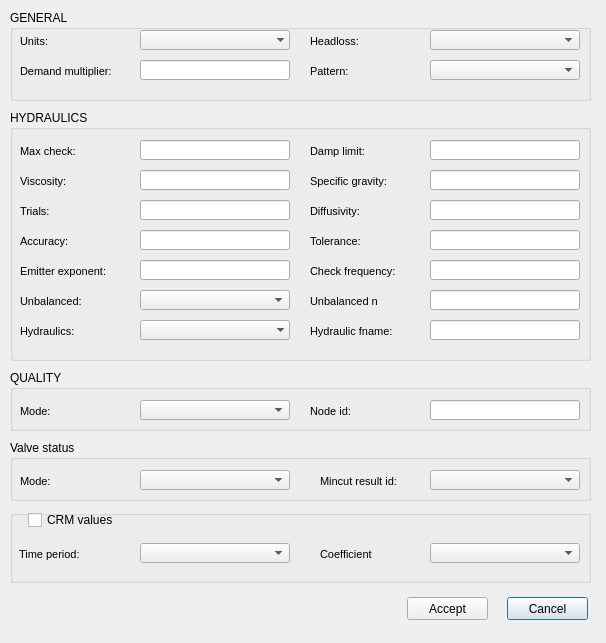
<?xml version="1.0" encoding="UTF-8"?>
<ui version="4.0">
 <class>ws_options</class>
 <widget class="QDialog" name="ws_options">
  <property name="geometry">
   <rect>
    <x>0</x>
    <y>0</y>
    <width>606</width>
    <height>643</height>
   </rect>
  </property>
  <property name="windowTitle">
   <string>Options</string>
  </property>
  <widget class="QPushButton" name="btn_cancel">
   <property name="geometry">
    <rect>
     <x>507</x>
     <y>597</y>
     <width>81</width>
     <height>23</height>
    </rect>
   </property>
   <property name="text">
    <string>Cancel</string>
   </property>
  </widget>
  <widget class="QPushButton" name="btn_accept">
   <property name="geometry">
    <rect>
     <x>407</x>
     <y>597</y>
     <width>81</width>
     <height>23</height>
    </rect>
   </property>
   <property name="text">
    <string>Accept</string>
   </property>
  </widget>
  <widget class="QGroupBox" name="groupBox">
   <property name="geometry">
    <rect>
     <x>10</x>
     <y>10</y>
     <width>581</width>
     <height>91</height>
    </rect>
   </property>
   <property name="title">
    <string>GENERAL</string>
   </property>
   <widget class="QLabel" name="label_demand_multiplier">
    <property name="geometry">
     <rect>
      <x>10</x>
      <y>50</y>
      <width>121</width>
      <height>22</height>
     </rect>
    </property>
    <property name="font">
     <font>
      <pointsize>8</pointsize>
      <italic>false</italic>
     </font>
    </property>
    <property name="frameShape">
     <enum>QFrame::NoFrame</enum>
    </property>
    <property name="frameShadow">
     <enum>QFrame::Plain</enum>
    </property>
    <property name="text">
     <string>Demand multiplier:</string>
    </property>
    <property name="textFormat">
     <enum>Qt::AutoText</enum>
    </property>
    <property name="scaledContents">
     <bool>false</bool>
    </property>
    <property name="alignment">
     <set>Qt::AlignLeading|Qt::AlignLeft|Qt::AlignVCenter</set>
    </property>
    <property name="margin">
     <number>3</number>
    </property>
   </widget>
   <widget class="QComboBox" name="units">
    <property name="geometry">
     <rect>
      <x>130</x>
      <y>20</y>
      <width>150</width>
      <height>20</height>
     </rect>
    </property>
    <property name="autoFillBackground">
     <bool>true</bool>
    </property>
    <property name="maxVisibleItems">
     <number>8</number>
    </property>
    <property name="frame">
     <bool>false</bool>
    </property>
   </widget>
   <widget class="QLabel" name="label_pattern">
    <property name="geometry">
     <rect>
      <x>300</x>
      <y>50</y>
      <width>81</width>
      <height>22</height>
     </rect>
    </property>
    <property name="font">
     <font>
      <pointsize>8</pointsize>
      <italic>false</italic>
     </font>
    </property>
    <property name="frameShape">
     <enum>QFrame::NoFrame</enum>
    </property>
    <property name="frameShadow">
     <enum>QFrame::Plain</enum>
    </property>
    <property name="text">
     <string>Pattern:</string>
    </property>
    <property name="textFormat">
     <enum>Qt::AutoText</enum>
    </property>
    <property name="scaledContents">
     <bool>false</bool>
    </property>
    <property name="alignment">
     <set>Qt::AlignLeading|Qt::AlignLeft|Qt::AlignVCenter</set>
    </property>
    <property name="margin">
     <number>3</number>
    </property>
   </widget>
   <widget class="QLabel" name="label_headloss">
    <property name="geometry">
     <rect>
      <x>300</x>
      <y>20</y>
      <width>71</width>
      <height>22</height>
     </rect>
    </property>
    <property name="font">
     <font>
      <pointsize>8</pointsize>
      <italic>false</italic>
     </font>
    </property>
    <property name="frameShape">
     <enum>QFrame::NoFrame</enum>
    </property>
    <property name="frameShadow">
     <enum>QFrame::Plain</enum>
    </property>
    <property name="text">
     <string>Headloss:</string>
    </property>
    <property name="textFormat">
     <enum>Qt::AutoText</enum>
    </property>
    <property name="scaledContents">
     <bool>false</bool>
    </property>
    <property name="alignment">
     <set>Qt::AlignLeading|Qt::AlignLeft|Qt::AlignVCenter</set>
    </property>
    <property name="margin">
     <number>3</number>
    </property>
   </widget>
   <widget class="QLineEdit" name="demand_multiplier">
    <property name="geometry">
     <rect>
      <x>130</x>
      <y>50</y>
      <width>150</width>
      <height>20</height>
     </rect>
    </property>
    <property name="font">
     <font>
      <italic>true</italic>
     </font>
    </property>
    <property name="text">
     <string/>
    </property>
   </widget>
   <widget class="QComboBox" name="headloss">
    <property name="geometry">
     <rect>
      <x>420</x>
      <y>20</y>
      <width>150</width>
      <height>20</height>
     </rect>
    </property>
   </widget>
   <widget class="QComboBox" name="pattern">
    <property name="geometry">
     <rect>
      <x>420</x>
      <y>50</y>
      <width>150</width>
      <height>20</height>
     </rect>
    </property>
   </widget>
   <widget class="QLabel" name="label_units">
    <property name="geometry">
     <rect>
      <x>10</x>
      <y>20</y>
      <width>61</width>
      <height>22</height>
     </rect>
    </property>
    <property name="font">
     <font>
      <pointsize>8</pointsize>
      <italic>false</italic>
     </font>
    </property>
    <property name="frameShape">
     <enum>QFrame::NoFrame</enum>
    </property>
    <property name="frameShadow">
     <enum>QFrame::Plain</enum>
    </property>
    <property name="text">
     <string>Units:</string>
    </property>
    <property name="textFormat">
     <enum>Qt::AutoText</enum>
    </property>
    <property name="scaledContents">
     <bool>false</bool>
    </property>
    <property name="alignment">
     <set>Qt::AlignLeading|Qt::AlignLeft|Qt::AlignVCenter</set>
    </property>
    <property name="margin">
     <number>3</number>
    </property>
   </widget>
  </widget>
  <widget class="QGroupBox" name="groupBox_2">
   <property name="geometry">
    <rect>
     <x>10</x>
     <y>110</y>
     <width>581</width>
     <height>251</height>
    </rect>
   </property>
   <property name="title">
    <string>HYDRAULICS</string>
   </property>
   <widget class="QLabel" name="label_diffusivity">
    <property name="geometry">
     <rect>
      <x>300</x>
      <y>90</y>
      <width>91</width>
      <height>22</height>
     </rect>
    </property>
    <property name="font">
     <font>
      <pointsize>8</pointsize>
      <italic>false</italic>
     </font>
    </property>
    <property name="frameShape">
     <enum>QFrame::NoFrame</enum>
    </property>
    <property name="frameShadow">
     <enum>QFrame::Plain</enum>
    </property>
    <property name="text">
     <string>Diffusivity:</string>
    </property>
    <property name="textFormat">
     <enum>Qt::AutoText</enum>
    </property>
    <property name="scaledContents">
     <bool>false</bool>
    </property>
    <property name="alignment">
     <set>Qt::AlignLeading|Qt::AlignLeft|Qt::AlignVCenter</set>
    </property>
    <property name="margin">
     <number>3</number>
    </property>
   </widget>
   <widget class="QLabel" name="label_damplimit">
    <property name="geometry">
     <rect>
      <x>300</x>
      <y>30</y>
      <width>91</width>
      <height>22</height>
     </rect>
    </property>
    <property name="font">
     <font>
      <pointsize>8</pointsize>
      <italic>false</italic>
     </font>
    </property>
    <property name="frameShape">
     <enum>QFrame::NoFrame</enum>
    </property>
    <property name="frameShadow">
     <enum>QFrame::Plain</enum>
    </property>
    <property name="text">
     <string>Damp limit:</string>
    </property>
    <property name="textFormat">
     <enum>Qt::AutoText</enum>
    </property>
    <property name="scaledContents">
     <bool>false</bool>
    </property>
    <property name="alignment">
     <set>Qt::AlignLeading|Qt::AlignLeft|Qt::AlignVCenter</set>
    </property>
    <property name="margin">
     <number>3</number>
    </property>
   </widget>
   <widget class="QLabel" name="label_tolerance">
    <property name="geometry">
     <rect>
      <x>300</x>
      <y>120</y>
      <width>111</width>
      <height>22</height>
     </rect>
    </property>
    <property name="font">
     <font>
      <pointsize>8</pointsize>
      <italic>false</italic>
     </font>
    </property>
    <property name="frameShape">
     <enum>QFrame::NoFrame</enum>
    </property>
    <property name="frameShadow">
     <enum>QFrame::Plain</enum>
    </property>
    <property name="text">
     <string>Tolerance:</string>
    </property>
    <property name="textFormat">
     <enum>Qt::AutoText</enum>
    </property>
    <property name="scaledContents">
     <bool>false</bool>
    </property>
    <property name="alignment">
     <set>Qt::AlignLeading|Qt::AlignLeft|Qt::AlignVCenter</set>
    </property>
    <property name="margin">
     <number>3</number>
    </property>
   </widget>
   <widget class="QLabel" name="label_trials">
    <property name="geometry">
     <rect>
      <x>10</x>
      <y>90</y>
      <width>81</width>
      <height>22</height>
     </rect>
    </property>
    <property name="font">
     <font>
      <pointsize>8</pointsize>
      <italic>false</italic>
     </font>
    </property>
    <property name="frameShape">
     <enum>QFrame::NoFrame</enum>
    </property>
    <property name="frameShadow">
     <enum>QFrame::Plain</enum>
    </property>
    <property name="text">
     <string>Trials:</string>
    </property>
    <property name="textFormat">
     <enum>Qt::AutoText</enum>
    </property>
    <property name="scaledContents">
     <bool>false</bool>
    </property>
    <property name="alignment">
     <set>Qt::AlignLeading|Qt::AlignLeft|Qt::AlignVCenter</set>
    </property>
    <property name="margin">
     <number>3</number>
    </property>
   </widget>
   <widget class="QLabel" name="label_specific_gravity">
    <property name="geometry">
     <rect>
      <x>300</x>
      <y>60</y>
      <width>111</width>
      <height>22</height>
     </rect>
    </property>
    <property name="font">
     <font>
      <pointsize>8</pointsize>
      <italic>false</italic>
     </font>
    </property>
    <property name="frameShape">
     <enum>QFrame::NoFrame</enum>
    </property>
    <property name="frameShadow">
     <enum>QFrame::Plain</enum>
    </property>
    <property name="text">
     <string>Specific gravity:</string>
    </property>
    <property name="textFormat">
     <enum>Qt::AutoText</enum>
    </property>
    <property name="scaledContents">
     <bool>false</bool>
    </property>
    <property name="alignment">
     <set>Qt::AlignLeading|Qt::AlignLeft|Qt::AlignVCenter</set>
    </property>
    <property name="margin">
     <number>3</number>
    </property>
   </widget>
   <widget class="QLineEdit" name="damplimit">
    <property name="geometry">
     <rect>
      <x>420</x>
      <y>30</y>
      <width>150</width>
      <height>20</height>
     </rect>
    </property>
    <property name="font">
     <font>
      <italic>true</italic>
     </font>
    </property>
    <property name="text">
     <string/>
    </property>
   </widget>
   <widget class="QLineEdit" name="emitter_exponent">
    <property name="geometry">
     <rect>
      <x>130</x>
      <y>150</y>
      <width>150</width>
      <height>20</height>
     </rect>
    </property>
    <property name="font">
     <font>
      <italic>true</italic>
     </font>
    </property>
    <property name="text">
     <string/>
    </property>
   </widget>
   <widget class="QLineEdit" name="tolerance">
    <property name="geometry">
     <rect>
      <x>420</x>
      <y>120</y>
      <width>150</width>
      <height>20</height>
     </rect>
    </property>
    <property name="font">
     <font>
      <italic>true</italic>
     </font>
    </property>
    <property name="text">
     <string/>
    </property>
   </widget>
   <widget class="QLabel" name="label_accuracy">
    <property name="geometry">
     <rect>
      <x>10</x>
      <y>120</y>
      <width>81</width>
      <height>22</height>
     </rect>
    </property>
    <property name="font">
     <font>
      <pointsize>8</pointsize>
      <italic>false</italic>
     </font>
    </property>
    <property name="frameShape">
     <enum>QFrame::NoFrame</enum>
    </property>
    <property name="frameShadow">
     <enum>QFrame::Plain</enum>
    </property>
    <property name="text">
     <string>Accuracy:</string>
    </property>
    <property name="textFormat">
     <enum>Qt::AutoText</enum>
    </property>
    <property name="scaledContents">
     <bool>false</bool>
    </property>
    <property name="alignment">
     <set>Qt::AlignLeading|Qt::AlignLeft|Qt::AlignVCenter</set>
    </property>
    <property name="margin">
     <number>3</number>
    </property>
   </widget>
   <widget class="QLineEdit" name="diffusivity">
    <property name="geometry">
     <rect>
      <x>420</x>
      <y>90</y>
      <width>150</width>
      <height>20</height>
     </rect>
    </property>
    <property name="font">
     <font>
      <italic>true</italic>
     </font>
    </property>
    <property name="text">
     <string/>
    </property>
   </widget>
   <widget class="QLineEdit" name="trials">
    <property name="geometry">
     <rect>
      <x>130</x>
      <y>90</y>
      <width>150</width>
      <height>20</height>
     </rect>
    </property>
    <property name="font">
     <font>
      <italic>true</italic>
     </font>
    </property>
    <property name="text">
     <string/>
    </property>
   </widget>
   <widget class="QLineEdit" name="maxcheck">
    <property name="geometry">
     <rect>
      <x>130</x>
      <y>30</y>
      <width>150</width>
      <height>20</height>
     </rect>
    </property>
    <property name="font">
     <font>
      <italic>true</italic>
     </font>
    </property>
    <property name="text">
     <string/>
    </property>
   </widget>
   <widget class="QLineEdit" name="viscosity">
    <property name="geometry">
     <rect>
      <x>130</x>
      <y>60</y>
      <width>150</width>
      <height>20</height>
     </rect>
    </property>
    <property name="font">
     <font>
      <italic>true</italic>
     </font>
    </property>
    <property name="text">
     <string/>
    </property>
   </widget>
   <widget class="QLabel" name="label_emitter_exponent">
    <property name="geometry">
     <rect>
      <x>10</x>
      <y>150</y>
      <width>111</width>
      <height>22</height>
     </rect>
    </property>
    <property name="font">
     <font>
      <pointsize>8</pointsize>
      <italic>false</italic>
     </font>
    </property>
    <property name="frameShape">
     <enum>QFrame::NoFrame</enum>
    </property>
    <property name="frameShadow">
     <enum>QFrame::Plain</enum>
    </property>
    <property name="text">
     <string>Emitter exponent:</string>
    </property>
    <property name="textFormat">
     <enum>Qt::AutoText</enum>
    </property>
    <property name="scaledContents">
     <bool>false</bool>
    </property>
    <property name="alignment">
     <set>Qt::AlignLeading|Qt::AlignLeft|Qt::AlignVCenter</set>
    </property>
    <property name="margin">
     <number>3</number>
    </property>
   </widget>
   <widget class="QLabel" name="label_maxcheck">
    <property name="geometry">
     <rect>
      <x>10</x>
      <y>30</y>
      <width>81</width>
      <height>22</height>
     </rect>
    </property>
    <property name="font">
     <font>
      <pointsize>8</pointsize>
      <italic>false</italic>
     </font>
    </property>
    <property name="frameShape">
     <enum>QFrame::NoFrame</enum>
    </property>
    <property name="frameShadow">
     <enum>QFrame::Plain</enum>
    </property>
    <property name="text">
     <string>Max check:</string>
    </property>
    <property name="textFormat">
     <enum>Qt::AutoText</enum>
    </property>
    <property name="scaledContents">
     <bool>false</bool>
    </property>
    <property name="alignment">
     <set>Qt::AlignLeading|Qt::AlignLeft|Qt::AlignVCenter</set>
    </property>
    <property name="margin">
     <number>3</number>
    </property>
   </widget>
   <widget class="QLabel" name="label_checkfreq">
    <property name="geometry">
     <rect>
      <x>300</x>
      <y>150</y>
      <width>111</width>
      <height>22</height>
     </rect>
    </property>
    <property name="font">
     <font>
      <pointsize>8</pointsize>
      <italic>false</italic>
     </font>
    </property>
    <property name="frameShape">
     <enum>QFrame::NoFrame</enum>
    </property>
    <property name="frameShadow">
     <enum>QFrame::Plain</enum>
    </property>
    <property name="text">
     <string>Check frequency:</string>
    </property>
    <property name="textFormat">
     <enum>Qt::AutoText</enum>
    </property>
    <property name="scaledContents">
     <bool>false</bool>
    </property>
    <property name="alignment">
     <set>Qt::AlignLeading|Qt::AlignLeft|Qt::AlignVCenter</set>
    </property>
    <property name="margin">
     <number>3</number>
    </property>
   </widget>
   <widget class="QLineEdit" name="accuracy">
    <property name="geometry">
     <rect>
      <x>130</x>
      <y>120</y>
      <width>150</width>
      <height>20</height>
     </rect>
    </property>
    <property name="font">
     <font>
      <italic>true</italic>
     </font>
    </property>
    <property name="text">
     <string/>
    </property>
   </widget>
   <widget class="QLineEdit" name="checkfreq">
    <property name="geometry">
     <rect>
      <x>420</x>
      <y>150</y>
      <width>150</width>
      <height>20</height>
     </rect>
    </property>
    <property name="font">
     <font>
      <italic>true</italic>
     </font>
    </property>
    <property name="text">
     <string/>
    </property>
   </widget>
   <widget class="QLineEdit" name="specific_gravity">
    <property name="geometry">
     <rect>
      <x>420</x>
      <y>60</y>
      <width>150</width>
      <height>20</height>
     </rect>
    </property>
    <property name="font">
     <font>
      <italic>true</italic>
     </font>
    </property>
    <property name="text">
     <string/>
    </property>
   </widget>
   <widget class="QLabel" name="label_viscosity">
    <property name="geometry">
     <rect>
      <x>10</x>
      <y>60</y>
      <width>81</width>
      <height>22</height>
     </rect>
    </property>
    <property name="font">
     <font>
      <pointsize>8</pointsize>
      <italic>false</italic>
     </font>
    </property>
    <property name="frameShape">
     <enum>QFrame::NoFrame</enum>
    </property>
    <property name="frameShadow">
     <enum>QFrame::Plain</enum>
    </property>
    <property name="text">
     <string>Viscosity:</string>
    </property>
    <property name="textFormat">
     <enum>Qt::AutoText</enum>
    </property>
    <property name="scaledContents">
     <bool>false</bool>
    </property>
    <property name="alignment">
     <set>Qt::AlignLeading|Qt::AlignLeft|Qt::AlignVCenter</set>
    </property>
    <property name="margin">
     <number>3</number>
    </property>
   </widget>
   <widget class="QLineEdit" name="unbalanced_n">
    <property name="geometry">
     <rect>
      <x>420</x>
      <y>180</y>
      <width>150</width>
      <height>20</height>
     </rect>
    </property>
    <property name="font">
     <font>
      <italic>true</italic>
     </font>
    </property>
    <property name="text">
     <string/>
    </property>
   </widget>
   <widget class="QComboBox" name="unbalanced">
    <property name="geometry">
     <rect>
      <x>130</x>
      <y>180</y>
      <width>150</width>
      <height>20</height>
     </rect>
    </property>
   </widget>
   <widget class="QLabel" name="label_unbalanced">
    <property name="geometry">
     <rect>
      <x>10</x>
      <y>180</y>
      <width>101</width>
      <height>22</height>
     </rect>
    </property>
    <property name="font">
     <font>
      <pointsize>8</pointsize>
      <italic>false</italic>
     </font>
    </property>
    <property name="frameShape">
     <enum>QFrame::NoFrame</enum>
    </property>
    <property name="frameShadow">
     <enum>QFrame::Plain</enum>
    </property>
    <property name="text">
     <string>Unbalanced:</string>
    </property>
    <property name="textFormat">
     <enum>Qt::AutoText</enum>
    </property>
    <property name="scaledContents">
     <bool>false</bool>
    </property>
    <property name="alignment">
     <set>Qt::AlignLeading|Qt::AlignLeft|Qt::AlignVCenter</set>
    </property>
    <property name="margin">
     <number>3</number>
    </property>
   </widget>
   <widget class="QLabel" name="label_unbalanced_n">
    <property name="geometry">
     <rect>
      <x>300</x>
      <y>180</y>
      <width>91</width>
      <height>22</height>
     </rect>
    </property>
    <property name="font">
     <font>
      <pointsize>8</pointsize>
      <italic>false</italic>
     </font>
    </property>
    <property name="frameShape">
     <enum>QFrame::NoFrame</enum>
    </property>
    <property name="frameShadow">
     <enum>QFrame::Plain</enum>
    </property>
    <property name="text">
     <string>Unbalanced n</string>
    </property>
    <property name="textFormat">
     <enum>Qt::AutoText</enum>
    </property>
    <property name="scaledContents">
     <bool>false</bool>
    </property>
    <property name="alignment">
     <set>Qt::AlignLeading|Qt::AlignLeft|Qt::AlignVCenter</set>
    </property>
    <property name="margin">
     <number>3</number>
    </property>
   </widget>
   <widget class="QLineEdit" name="hydraulics_fname">
    <property name="geometry">
     <rect>
      <x>420</x>
      <y>210</y>
      <width>150</width>
      <height>20</height>
     </rect>
    </property>
    <property name="font">
     <font>
      <italic>true</italic>
     </font>
    </property>
    <property name="text">
     <string/>
    </property>
   </widget>
   <widget class="QLabel" name="label_hydraulics_fname">
    <property name="geometry">
     <rect>
      <x>300</x>
      <y>210</y>
      <width>111</width>
      <height>22</height>
     </rect>
    </property>
    <property name="font">
     <font>
      <pointsize>8</pointsize>
      <italic>false</italic>
     </font>
    </property>
    <property name="frameShape">
     <enum>QFrame::NoFrame</enum>
    </property>
    <property name="frameShadow">
     <enum>QFrame::Plain</enum>
    </property>
    <property name="text">
     <string>Hydraulic fname:</string>
    </property>
    <property name="textFormat">
     <enum>Qt::AutoText</enum>
    </property>
    <property name="scaledContents">
     <bool>false</bool>
    </property>
    <property name="alignment">
     <set>Qt::AlignLeading|Qt::AlignLeft|Qt::AlignVCenter</set>
    </property>
    <property name="margin">
     <number>3</number>
    </property>
   </widget>
   <widget class="QLabel" name="label_hydraulics">
    <property name="geometry">
     <rect>
      <x>10</x>
      <y>210</y>
      <width>81</width>
      <height>22</height>
     </rect>
    </property>
    <property name="font">
     <font>
      <pointsize>8</pointsize>
      <italic>false</italic>
     </font>
    </property>
    <property name="frameShape">
     <enum>QFrame::NoFrame</enum>
    </property>
    <property name="frameShadow">
     <enum>QFrame::Plain</enum>
    </property>
    <property name="text">
     <string>Hydraulics:</string>
    </property>
    <property name="textFormat">
     <enum>Qt::AutoText</enum>
    </property>
    <property name="scaledContents">
     <bool>false</bool>
    </property>
    <property name="alignment">
     <set>Qt::AlignLeading|Qt::AlignLeft|Qt::AlignVCenter</set>
    </property>
    <property name="margin">
     <number>3</number>
    </property>
   </widget>
   <widget class="QComboBox" name="hydraulics">
    <property name="geometry">
     <rect>
      <x>130</x>
      <y>210</y>
      <width>150</width>
      <height>20</height>
     </rect>
    </property>
    <property name="autoFillBackground">
     <bool>true</bool>
    </property>
    <property name="maxVisibleItems">
     <number>8</number>
    </property>
    <property name="frame">
     <bool>false</bool>
    </property>
   </widget>
  </widget>
  <widget class="QGroupBox" name="groupBox_3">
   <property name="geometry">
    <rect>
     <x>10</x>
     <y>370</y>
     <width>581</width>
     <height>61</height>
    </rect>
   </property>
   <property name="title">
    <string>QUALITY</string>
   </property>
   <widget class="QLabel" name="label_qual_mode">
    <property name="geometry">
     <rect>
      <x>10</x>
      <y>30</y>
      <width>91</width>
      <height>22</height>
     </rect>
    </property>
    <property name="font">
     <font>
      <pointsize>8</pointsize>
      <italic>false</italic>
     </font>
    </property>
    <property name="frameShape">
     <enum>QFrame::NoFrame</enum>
    </property>
    <property name="frameShadow">
     <enum>QFrame::Plain</enum>
    </property>
    <property name="text">
     <string>Mode:</string>
    </property>
    <property name="textFormat">
     <enum>Qt::AutoText</enum>
    </property>
    <property name="scaledContents">
     <bool>false</bool>
    </property>
    <property name="alignment">
     <set>Qt::AlignLeading|Qt::AlignLeft|Qt::AlignVCenter</set>
    </property>
    <property name="margin">
     <number>3</number>
    </property>
   </widget>
   <widget class="QLabel" name="label_node_id">
    <property name="geometry">
     <rect>
      <x>300</x>
      <y>30</y>
      <width>81</width>
      <height>22</height>
     </rect>
    </property>
    <property name="font">
     <font>
      <pointsize>8</pointsize>
      <italic>false</italic>
     </font>
    </property>
    <property name="frameShape">
     <enum>QFrame::NoFrame</enum>
    </property>
    <property name="frameShadow">
     <enum>QFrame::Plain</enum>
    </property>
    <property name="text">
     <string>Node id:</string>
    </property>
    <property name="textFormat">
     <enum>Qt::AutoText</enum>
    </property>
    <property name="scaledContents">
     <bool>false</bool>
    </property>
    <property name="alignment">
     <set>Qt::AlignLeading|Qt::AlignLeft|Qt::AlignVCenter</set>
    </property>
    <property name="margin">
     <number>3</number>
    </property>
   </widget>
   <widget class="QLineEdit" name="node_id">
    <property name="geometry">
     <rect>
      <x>420</x>
      <y>30</y>
      <width>150</width>
      <height>20</height>
     </rect>
    </property>
    <property name="font">
     <font>
      <italic>true</italic>
     </font>
    </property>
    <property name="text">
     <string/>
    </property>
   </widget>
   <widget class="QComboBox" name="quality">
    <property name="geometry">
     <rect>
      <x>130</x>
      <y>30</y>
      <width>150</width>
      <height>20</height>
     </rect>
    </property>
   </widget>
  </widget>
  <widget class="QGroupBox" name="groupBox_4">
   <property name="geometry">
    <rect>
     <x>10</x>
     <y>440</y>
     <width>581</width>
     <height>61</height>
    </rect>
   </property>
   <property name="title">
    <string>Valve status</string>
   </property>
   <widget class="QLabel" name="label_mincut_result_id">
    <property name="geometry">
     <rect>
      <x>310</x>
      <y>30</y>
      <width>101</width>
      <height>22</height>
     </rect>
    </property>
    <property name="font">
     <font>
      <pointsize>8</pointsize>
      <italic>false</italic>
     </font>
    </property>
    <property name="frameShape">
     <enum>QFrame::NoFrame</enum>
    </property>
    <property name="frameShadow">
     <enum>QFrame::Plain</enum>
    </property>
    <property name="text">
     <string>Mincut result id:</string>
    </property>
    <property name="textFormat">
     <enum>Qt::AutoText</enum>
    </property>
    <property name="scaledContents">
     <bool>false</bool>
    </property>
    <property name="alignment">
     <set>Qt::AlignLeading|Qt::AlignLeft|Qt::AlignVCenter</set>
    </property>
    <property name="margin">
     <number>3</number>
    </property>
   </widget>
   <widget class="QComboBox" name="valve_mode_mincut_result">
    <property name="geometry">
     <rect>
      <x>420</x>
      <y>30</y>
      <width>150</width>
      <height>20</height>
     </rect>
    </property>
   </widget>
   <widget class="QComboBox" name="valve_mode">
    <property name="geometry">
     <rect>
      <x>130</x>
      <y>30</y>
      <width>150</width>
      <height>20</height>
     </rect>
    </property>
   </widget>
   <widget class="QLabel" name="label_status_mode">
    <property name="geometry">
     <rect>
      <x>10</x>
      <y>30</y>
      <width>121</width>
      <height>22</height>
     </rect>
    </property>
    <property name="font">
     <font>
      <pointsize>8</pointsize>
      <italic>false</italic>
     </font>
    </property>
    <property name="frameShape">
     <enum>QFrame::NoFrame</enum>
    </property>
    <property name="frameShadow">
     <enum>QFrame::Plain</enum>
    </property>
    <property name="text">
     <string>Mode:</string>
    </property>
    <property name="textFormat">
     <enum>Qt::AutoText</enum>
    </property>
    <property name="scaledContents">
     <bool>false</bool>
    </property>
    <property name="alignment">
     <set>Qt::AlignLeading|Qt::AlignLeft|Qt::AlignVCenter</set>
    </property>
    <property name="margin">
     <number>3</number>
    </property>
   </widget>
  </widget>
  <widget class="QGroupBox" name="groupBox_5">
   <property name="geometry">
    <rect>
     <x>10</x>
     <y>510</y>
     <width>581</width>
     <height>73</height>
    </rect>
   </property>
   <property name="title">
    <string/>
   </property>
   <widget class="QLabel" name="label_quality_6">
    <property name="geometry">
     <rect>
      <x>310</x>
      <y>33</y>
      <width>101</width>
      <height>22</height>
     </rect>
    </property>
    <property name="font">
     <font>
      <pointsize>8</pointsize>
      <italic>false</italic>
     </font>
    </property>
    <property name="frameShape">
     <enum>QFrame::NoFrame</enum>
    </property>
    <property name="frameShadow">
     <enum>QFrame::Plain</enum>
    </property>
    <property name="text">
     <string>Coefficient</string>
    </property>
    <property name="textFormat">
     <enum>Qt::AutoText</enum>
    </property>
    <property name="scaledContents">
     <bool>false</bool>
    </property>
    <property name="alignment">
     <set>Qt::AlignLeading|Qt::AlignLeft|Qt::AlignVCenter</set>
    </property>
    <property name="margin">
     <number>3</number>
    </property>
   </widget>
   <widget class="QComboBox" name="rtc_coefficient">
    <property name="geometry">
     <rect>
      <x>420</x>
      <y>33</y>
      <width>150</width>
      <height>20</height>
     </rect>
    </property>
   </widget>
   <widget class="QComboBox" name="rtc_period_id">
    <property name="geometry">
     <rect>
      <x>130</x>
      <y>33</y>
      <width>150</width>
      <height>20</height>
     </rect>
    </property>
   </widget>
   <widget class="QCheckBox" name="rtc_enabled">
    <property name="geometry">
     <rect>
      <x>18</x>
      <y>0</y>
      <width>106</width>
      <height>20</height>
     </rect>
    </property>
    <property name="text">
     <string>CRM values</string>
    </property>
   </widget>
   <widget class="QLabel" name="label_time_period">
    <property name="geometry">
     <rect>
      <x>9</x>
      <y>33</y>
      <width>115</width>
      <height>22</height>
     </rect>
    </property>
    <property name="font">
     <font>
      <pointsize>8</pointsize>
      <italic>false</italic>
     </font>
    </property>
    <property name="frameShape">
     <enum>QFrame::NoFrame</enum>
    </property>
    <property name="frameShadow">
     <enum>QFrame::Plain</enum>
    </property>
    <property name="text">
     <string>Time period:</string>
    </property>
    <property name="textFormat">
     <enum>Qt::AutoText</enum>
    </property>
    <property name="scaledContents">
     <bool>false</bool>
    </property>
    <property name="alignment">
     <set>Qt::AlignLeading|Qt::AlignLeft|Qt::AlignVCenter</set>
    </property>
    <property name="margin">
     <number>3</number>
    </property>
   </widget>
  </widget>
 </widget>
 <tabstops>
  <tabstop>units</tabstop>
  <tabstop>headloss</tabstop>
  <tabstop>demand_multiplier</tabstop>
  <tabstop>pattern</tabstop>
  <tabstop>maxcheck</tabstop>
  <tabstop>damplimit</tabstop>
  <tabstop>viscosity</tabstop>
  <tabstop>specific_gravity</tabstop>
  <tabstop>trials</tabstop>
  <tabstop>diffusivity</tabstop>
  <tabstop>accuracy</tabstop>
  <tabstop>tolerance</tabstop>
  <tabstop>emitter_exponent</tabstop>
  <tabstop>checkfreq</tabstop>
  <tabstop>unbalanced</tabstop>
  <tabstop>unbalanced_n</tabstop>
  <tabstop>hydraulics</tabstop>
  <tabstop>hydraulics_fname</tabstop>
  <tabstop>quality</tabstop>
  <tabstop>node_id</tabstop>
  <tabstop>valve_mode</tabstop>
  <tabstop>valve_mode_mincut_result</tabstop>
  <tabstop>rtc_enabled</tabstop>
  <tabstop>rtc_period_id</tabstop>
  <tabstop>rtc_coefficient</tabstop>
  <tabstop>btn_accept</tabstop>
  <tabstop>btn_cancel</tabstop>
 </tabstops>
 <resources/>
 <connections/>
</ui>
